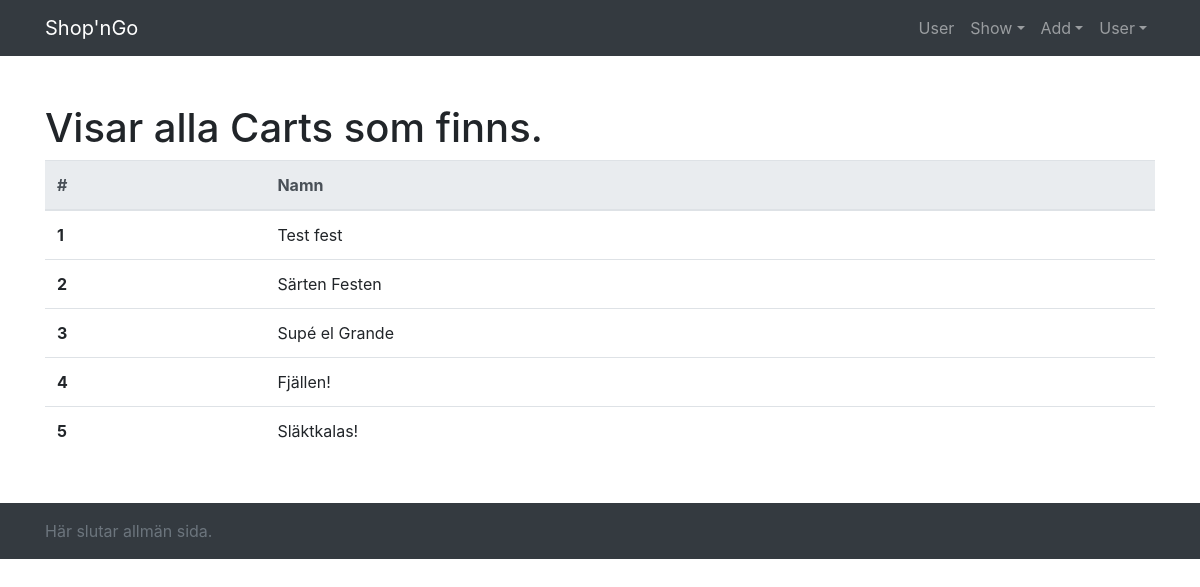
The app's page /show/show_carts.php with its own data.
### tables this page shows
CREATE TABLE `Cart` (
  `Cart_ID` int(255) NOT NULL,
  `Cart_Namn` varchar(255) NOT NULL
);

### show/show_carts.php (the view)
<?php require_once '../includes/header.php' ?>
<h1>Visar alla Carts som finns.</h1>
<?php
    require_once '../includes/dbconnect.php';
    $sql_cart = "SELECT * FROM Cart;";
    $result_cart = $link->query($sql_cart) or die ("Kunde inte ställa frågan att hämta Carts."); ?>
    <table class="table">
        <thead class="thead-light">
          <tr>
            <th scope="col">#</th>
            <th scope="col">Namn</th>
          </tr>
        </thead>
        <tbody>
    <?php
    while ($cart = mysqli_fetch_array($result_cart)) { ?>
        <tr>
            <th scope="row"><?php echo $cart['Cart_ID']?></th>
            <td><?php echo $cart['Cart_Namn']?></td>
        </tr>
    <?php } ?>
    </tbody>
    </table>
<?php require_once '../includes/footer.php' ?>

### style.css (style rules this page uses)
body { padding-top: 0rem; }

### records on screen
cart: Cart_ID "1", Cart_Namn "Test fest"
cart: Cart_ID "2", Cart_Namn "Särten Festen"
cart: Cart_ID "3", Cart_Namn "Supé el Grande"
cart: Cart_ID "4", Cart_Namn "Fjällen!"
cart: Cart_ID "5", Cart_Namn "Släktkalas!"
